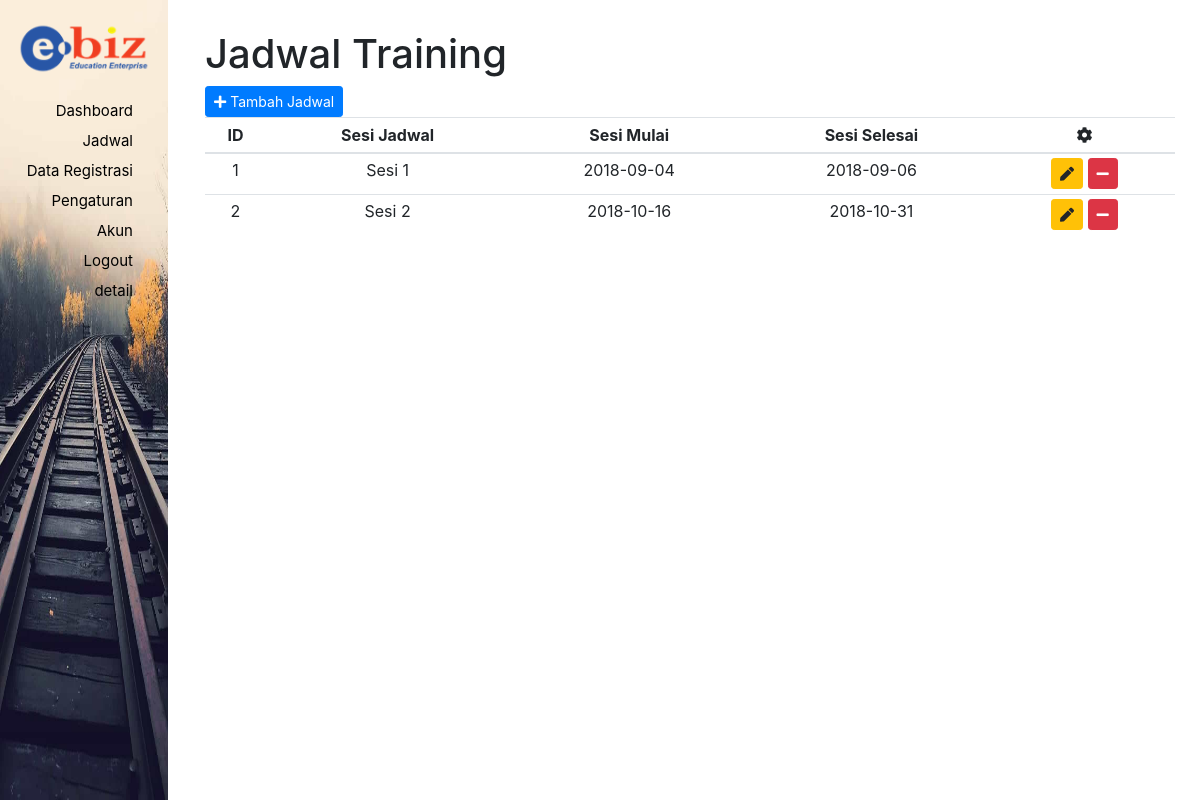
The page /user/marketing/index.php?halaman=jadwal (signed in) on the database its author committed.
### tables this page shows
CREATE TABLE `m_jadwal` (
  `jadwal_id` int(1) NOT NULL,
  `jadwal_sesi` varchar(10) NOT NULL,
  `jadwal_mulai` date NOT NULL,
  `jadwal_selesai` date NOT NULL,
  `jadwal_aktif` varchar(1) NOT NULL
);

### user/marketing/jadwal.php (the view, shortened to what this page needs)
<h1>Jadwal Training</h1>
<?php
include '../../config/koneksi.php';
$datajadwal = mysqli_query($koneksi , "select * from m_jadwal");
echo '<table id="tbjadwal" class="table table-stripped table-hover table-sm text-center">
<thead>
  <tr>
    <th>ID</th>
    <th>Sesi Jadwal</th>
    <th>Sesi Mulai</th>
    <th>Sesi Selesai</th>
    <th><i class="fa fa-cog"></i></th>
  <tr>
</thead>
';
echo "<tbody>";
while ($row = mysqli_fetch_array($datajadwal)) {
  $id = $row['jadwal_id'];
  $sesi = $row['jadwal_sesi'];
  $jadwal_mulai = $row['jadwal_mulai'];
  $jadwal_selesai = $row['jadwal_selesai'];
  echo "<tr>";
  echo "<td>$id</td>";
  echo "<td>$sesi</td>";
  echo "<td>$jadwal_mulai</td>";
  echo "<td>$jadwal_selesai</td>";
?>
<td>
  <button type="button" class="btn btn-warning btn-sm" data-target="#edit<?php echo $id;?>" data-toggle="modal"><i class="fa fa-pen"></i></button>
  <button type="button" class="btn btn-danger btn-sm" data-target="#delete<?php echo $id;?>" data-toggle="modal"><i class="fa fa-minus"></i></button>
</td>
<div class="modal fade" id="delete<?php echo $id;?>">
  <form action="../../fungsi/manage_jadwal.php" method="post">
    <div class="modal-dialog">
      <div class="modal-content">
        <div class="modal-body">
          <div class="alert alert-danger"> <p> Delete Jadwal "<strong><?php echo $sesi;?>" ? </p> </div>
        </div>
      </div>
    </div>
  </form>
</div>
<?php
}
echo "</tbody>";
?>
<div>
  <button type="button" class="btn btn-primary btn-sm" data-target="#addjadwal" data-toggle="modal"><i class="fa fa-plus"></i> Tambah Jadwal</button>
  <br>
</div>

### assets/css/fa_all.css (style rules this page uses)
.fa, .fas, .far, .fal, .fab { -moz-osx-font-smoothing: grayscale; -webkit-font-smoothing: antialiased; display: inline-block; font-style: normal; font-variant: normal; text-rendering: auto; line-height: 1; }
.fa-cog:before { content: "\f013"; }
.fa-minus:before { content: "\f068"; }
.fa-pen:before { content: "\f304"; }
.fa-plus:before { content: "\f067"; }
.fa, .fas { font-family: 'Font Awesome 5 Free'; font-weight: 900; }

### rows shown on the page
m_jadwal: jadwal_id "1", jadwal_sesi "Sesi 1", jadwal_mulai "2018-09-04", jadwal_selesai "2018-09-06"
m_jadwal: jadwal_id "2", jadwal_sesi "Sesi 2", jadwal_mulai "2018-10-16", jadwal_selesai "2018-10-31"
